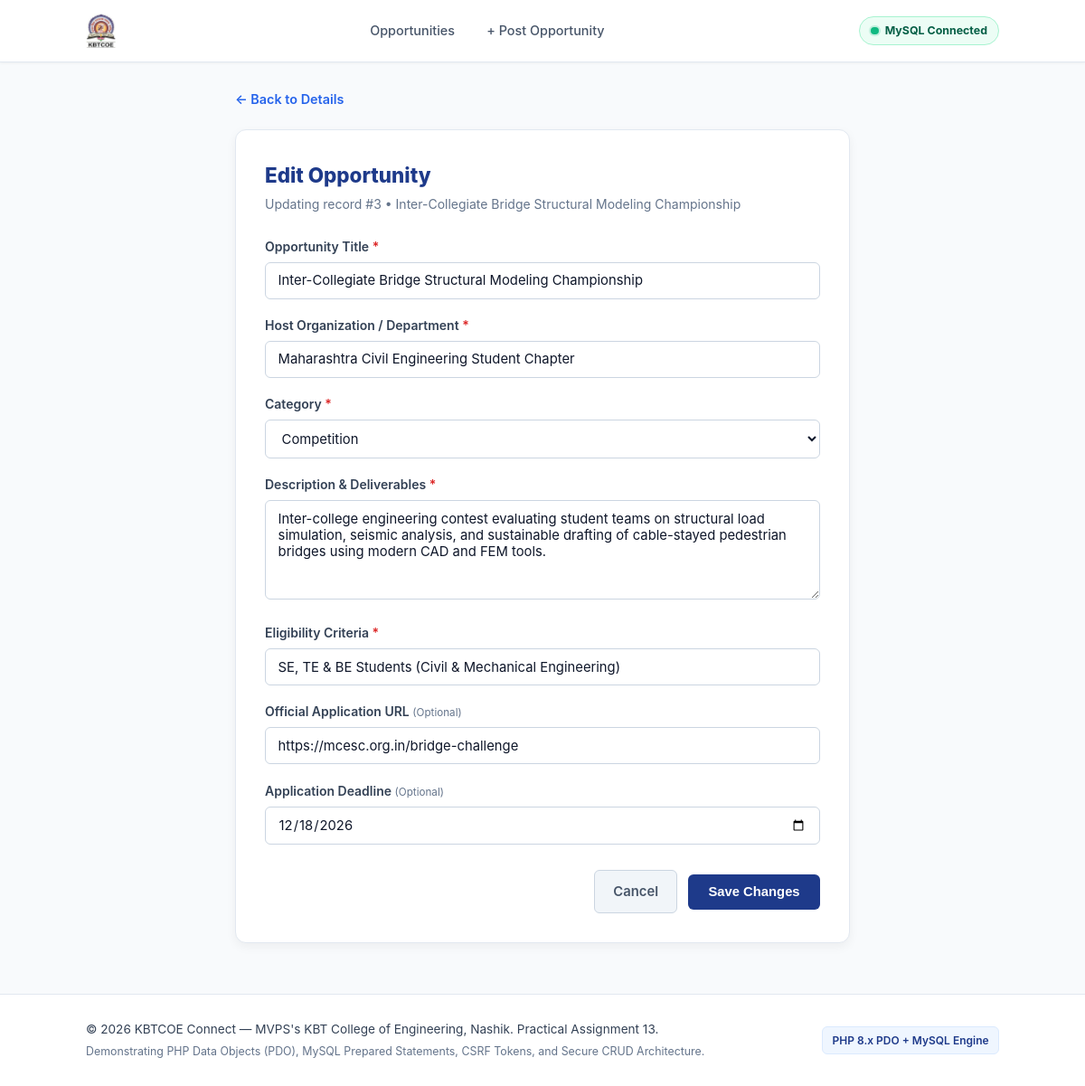
The page /edit.php?id=3 on the database its author committed.
### tables this page shows
CREATE TABLE IF NOT EXISTS `opportunities` (
  `id` INT UNSIGNED AUTO_INCREMENT PRIMARY KEY,
  `title` VARCHAR(255) NOT NULL,
  `organization` VARCHAR(255) NOT NULL,
  `category` ENUM('internship', 'hackathon', 'competition', 'workshop') NOT NULL,
  `description` TEXT NOT NULL,
  `eligibility` VARCHAR(255) NOT NULL,
  `application_url` VARCHAR(500) NULL DEFAULT NULL,
  `deadline` DATE NULL DEFAULT NULL,
  `created_at` TIMESTAMP NOT NULL DEFAULT CURRENT_TIMESTAMP,
  `updated_at` TIMESTAMP NOT NULL DEFAULT CURRENT_TIMESTAMP ON UPDATE CURRENT_TIMESTAMP,
  
   
  INDEX `idx_opp_category` (`category`),
  INDEX `idx_opp_deadline` (`deadline`),
  INDEX `idx_opp_organization` (`organization`),
  INDEX `idx_opp_created` (`created_at`)
);

### includes/functions.php (called while the page is built, shortened)
<?php
function e(?string $value): string
{
    return htmlspecialchars((string)$value, ENT_QUOTES | ENT_SUBSTITUTE, 'UTF-8');
}
function get_opportunity_by_id(PDO $pdo, int $id): ?array
{
    $stmt = $pdo->prepare("SELECT * FROM `opportunities` WHERE `id` = :id LIMIT 1");
    $stmt->bindValue(':id', $id, PDO::PARAM_INT);
    $stmt->execute();
    $record = $stmt->fetch();
    return $record !== false ? $record : null;
}

### edit.php (the view, shortened to what this page needs)
<?php
require_once __DIR__ . '/includes/bootstrap.php';
$id_param = $_SERVER['REQUEST_METHOD'] === 'POST' ? ($_POST['id'] ?? null) : ($_GET['id'] ?? null);
$opportunity_id = filter_var($id_param, FILTER_VALIDATE_INT, ['options' => ['min_range' => 1]]);
$existing_opp = get_opportunity_by_id($pdo, (int)$opportunity_id);
$errors = [];
$form_data = [
    'title'           => (string)$existing_opp['title'],
    'organization'    => (string)$existing_opp['organization'],
    'category'        => (string)$existing_opp['category'],
    'description'     => (string)$existing_opp['description'],
    'eligibility'     => (string)$existing_opp['eligibility'],
    'application_url' => (string)($existing_opp['application_url'] ?? ''),
    'deadline'        => (string)($existing_opp['deadline'] ?? '')
];
require_once __DIR__ . '/includes/header.php';
?>
<div class="form-wrapper">
    <div style="margin-bottom: 1.25rem;">
        <a href="view.php?id=<?= (int)$opportunity_id ?>" style="color: #2563EB; text-decoration: none; font-weight: 600; font-size: 0.9rem; display: inline-flex; align-items: center; gap: 0.35rem;">
            &larr; Back to Details
        </a>
    </div>
    <div class="form-card">
        <header class="form-header">
            <h1 class="form-title">Edit Opportunity</h1>
            <p class="form-desc">
                Updating record #<?= (int)$opportunity_id ?> &bull; <?= e($existing_opp['title']) ?>
            </p>
        </header>
        <form method="POST" action="edit.php?id=<?= (int)$opportunity_id ?>" novalidate>
            <div class="form-group">
                <label for="title" class="form-label">
                    Opportunity Title <span class="required-star">*</span>
                </label>
                <input
                    type="text"
                    id="title"
                    name="title"
                    class="form-input <?= isset($errors['title']) ? 'has-error' : '' ?>"
                    value="<?= e($form_data['title']) ?>"
                    maxlength="200"
                    required
                    aria-describedby="<?= isset($errors['title']) ? 'title-error' : '' ?>"
                >
            </div>
            <div class="form-group">
                <label for="organization" class="form-label">
                    Host Organization / Department <span class="required-star">*</span>
                </label>
                <input
                    type="text"
                    id="organization"
                    name="organization"
                    class="form-input <?= isset($errors['organization']) ? 'has-error' : '' ?>"
                    value="<?= e($form_data['organization']) ?>"
                    maxlength="150"
                    required
                    aria-describedby="<?= isset($errors['organization']) ? 'organization-error' : '' ?>"
                >
            </div>
            <div class="form-group">
                <label for="category" class="form-label">
                    Category <span class="required-star">*</span>
                </label>
                <select
                    id="category"
                    name="category"
                    class="form-select <?= isset($errors['category']) ? 'has-error' : '' ?>"
                    required
                    aria-describedby="<?= isset($errors['category']) ? 'category-error' : '' ?>"
                >
                    <?php foreach (ALLOWED_CATEGORIES as $slug => $label): ?>
                        <option value="<?= e($slug) ?>" <?= $form_data['category'] === $slug ? 'selected' : '' ?>>
                            <?= e($label) ?>
                        </option>
                    <?php endforeach; ?>
                </select>
            </div>
            <div class="form-group">
                <label for="description" class="form-label">
                    Description &amp; Deliverables <span class="required-star">*</span>
                </label>
                <textarea
                    id="description"
                    name="description"
                    class="form-textarea <?= isset($errors['description']) ? 'has-error' : '' ?>"
                    rows="4"
                    required
                    aria-describedby="<?= isset($errors['description']) ? 'description-error' : '' ?>"
                ><?= e($form_data['description']) ?></textarea>
            </div>
            <div class="form-group">
                <label for="eligibility" class="form-label">
                    Eligibility Criteria <span class="required-star">*</span>
                </label>
                <input
                    type="text"
                    id="eligibility"
                    name="eligibility"
                    class="form-input <?= isset($errors['eligibility']) ? 'has-error' : '' ?>"
                    value="<?= e($form_data['eligibility']) ?>"
                    required
                    aria-describedby="<?= isset($errors['eligibility']) ? 'eligibility-error' : '' ?>"
                >
            </div>
            <div class="form-group">
                <label for="application_url" class="form-label">
                    Official Application URL <small style="color: #64748B; font-weight: normal;">(Optional)</small>
                </label>
                <input
                    type="url"
                    id="application_url"
                    name="application_url"
                    class="form-input <?= isset($errors['application_url']) ? 'has-error' : '' ?>"
                    value="<?= e($form_data['application_url']) ?>"
                    aria-describedby="<?= isset($errors['application_url']) ? 'url-error' : '' ?>"
                >
            </div>
            <div class="form-group">
                <label for="deadline" class="form-label">
                    Application Deadline <small style="color: #64748B; font-weight: normal;">(Optional)</small>
                </label>
                <input
                    type="date"
                    id="deadline"
                    name="deadline"
                    class="form-input <?= isset($errors['deadline']) ? 'has-error' : '' ?>"
                    value="<?= e($form_data['deadline']) ?>"
                    aria-describedby="<?= isset($errors['deadline']) ? 'deadline-error' : '' ?>"
                >
            </div>
            <div class="form-actions-row">
                <a href="view.php?id=<?= (int)$opportunity_id ?>" class="btn-cancel">Cancel</a>
                <button type="submit" class="btn-primary-submit">Save Changes</button>
            </div>
        </form>
    </div>
</div>
<?php
require_once __DIR__ . '/includes/footer.php';

### assets/style.css (style rules this page uses)
*, *::before, *::after { box-sizing: border-box; margin: 0; padding: 0; }
body { font-family: -apple-system, BlinkMacSystemFont, "Segoe UI", Roboto, "Helvetica Neue", Arial, sans-serif; background-color: #F8FAFC; color: #0F172A; line-height: 1.6; min-height: 100vh; display: flex; flex-direction: column; }
.form-wrapper { max-width: 680px; margin: 0 auto; }
.form-card { background-color: #FFFFFF; border: 1px solid #E2E8F0; border-radius: 0.75rem; padding: 2rem; box-shadow: 0 4px 12px rgba(0, 0, 0, 0.05); }
.form-header { margin-bottom: 1.5rem; }
.form-title { font-size: 1.4rem; font-weight: 800; color: #1E3A8A; margin-bottom: 0.25rem; }
.form-desc { font-size: 0.875rem; color: #64748B; }
.form-group { margin-bottom: 1.15rem; }
.form-label { display: block; font-size: 0.875rem; font-weight: 600; color: #334155; margin-bottom: 0.35rem; }
.required-star { color: #DC2626; }
.form-input, .form-select, .form-textarea { width: 100%; padding: 0.65rem 0.85rem; font-family: inherit; font-size: 0.925rem; color: #0F172A; background-color: #FFFFFF; border: 1px solid #CBD5E1; border-radius: 0.375rem; transition: all 0.2s ease; }
.form-textarea { resize: vertical; min-height: 110px; }
.form-actions-row { display: flex; align-items: center; justify-content: flex-end; gap: 0.75rem; margin-top: 1.75rem; }
.btn-primary-submit { padding: 0.7rem 1.4rem; background-color: #1E3A8A; color: #FFFFFF; border: none; border-radius: 0.375rem; font-size: 0.925rem; font-weight: 700; cursor: pointer; transition: all 0.2s ease; }
.btn-cancel { padding: 0.7rem 1.25rem; background-color: #F1F5F9; color: #475569; border: 1px solid #CBD5E1; border-radius: 0.375rem; font-size: 0.925rem; font-weight: 600; text-decoration: none; transition: all 0.2s ease; }

### rows shown on the page
opportunities: title "Inter-Collegiate Bridge Structural Modeling Championship", organization "Maharashtra Civil Engineering Student Chapter", category "Competition", description "Inter-college engineering contest evaluating student teams on structural load simulation, seismic analysis, and sustainable drafting of cable-stayed pedestrian bridges using modern CAD and FEM tools.", eligibility "SE, TE & BE Students (Civil & Mechanical Engineering)", application_url "https://mcesc.org.in/bridge-challenge", deadline "12/18/2026"

### other values the page prints
$opportunity_id "3"
